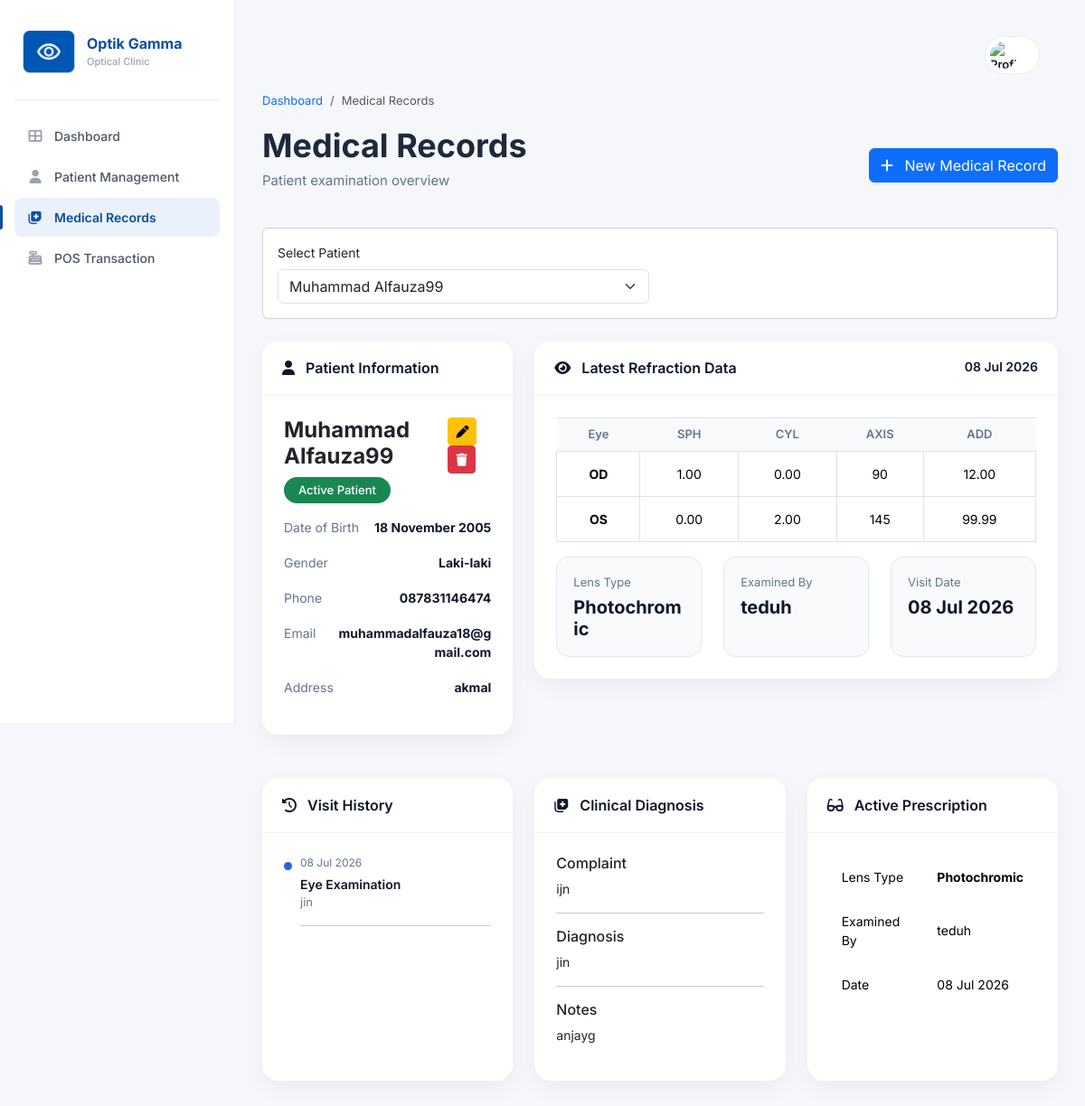
The page /medical/index.php?patient=2 on the database its author committed.
### tables this page shows
CREATE TABLE `patients` (
  `id` int(11) NOT NULL,
  `kode_pasien` varchar(20) NOT NULL,
  `nama` varchar(100) NOT NULL,
  `jenis_kelamin` enum('Laki-laki','Perempuan') NOT NULL,
  `tanggal_lahir` date NOT NULL,
  `no_hp` varchar(20) DEFAULT NULL,
  `email` varchar(100) DEFAULT NULL,
  `alamat` text DEFAULT NULL,
  `created_at` timestamp NOT NULL DEFAULT current_timestamp(),
  `last_visit` datetime DEFAULT current_timestamp()
);

CREATE TABLE `medical_records` (
  `id` int(11) NOT NULL,
  `patient_id` int(11) NOT NULL,
  `user_id` int(11) NOT NULL,
  `tanggal` date NOT NULL,
  `keluhan` text DEFAULT NULL,
  `diagnosis` text DEFAULT NULL,
  `sph_od` decimal(4,2) DEFAULT NULL,
  `cyl_od` decimal(4,2) DEFAULT NULL,
  `axis_od` int(11) DEFAULT NULL,
  `add_od` decimal(4,2) DEFAULT NULL,
  `sph_os` decimal(4,2) DEFAULT NULL,
  `cyl_os` decimal(4,2) DEFAULT NULL,
  `axis_os` int(11) DEFAULT NULL,
  `add_os` decimal(4,2) DEFAULT NULL,
  `jenis_lensa` varchar(100) DEFAULT NULL,
  `catatan` text DEFAULT NULL,
  `created_at` timestamp NOT NULL DEFAULT current_timestamp()
);

CREATE TABLE `users` (
  `id` int(11) NOT NULL,
  `nama` varchar(100) NOT NULL,
  `username` varchar(50) NOT NULL,
  `password` varchar(255) NOT NULL,
  `role` enum('Admin','Karyawan') NOT NULL,
  `no_hp` varchar(20) DEFAULT NULL,
  `email` varchar(100) DEFAULT NULL,
  `alamat` text DEFAULT NULL,
  `foto` varchar(255) DEFAULT 'default.png',
  `status` enum('Aktif','Nonaktif') DEFAULT 'Aktif',
  `created_at` timestamp NOT NULL DEFAULT current_timestamp()
);

### medical/index.php (the view, shortened to what the rows shown need)
<?php
include "../config/database.php";
$patient_id = isset($_GET['patient'])
    ? (int) $_GET['patient']
    : 0;
$patient = null;
$medical = null;
$history = [];
if ($patient_id) {
    $qPatient = mysqli_query($conn, "
        SELECT *
        FROM patients
        WHERE id='$patient_id'
    ");
    $patient = mysqli_fetch_assoc($qPatient);
    $qMedical = mysqli_query($conn, "
        SELECT
        medical_records.*,
        users.nama AS employee_name
        FROM medical_records
        JOIN users
        ON medical_records.user_id=users.id
        WHERE patient_id='$patient_id'
        ORDER BY tanggal DESC
        LIMIT 1
    ");
    $medical = mysqli_fetch_assoc($qMedical);
    $qHistory = mysqli_query($conn, "
        SELECT *
        FROM medical_records
        WHERE patient_id='$patient_id'
        ORDER BY tanggal DESC
    ");
    while ($row = mysqli_fetch_assoc($qHistory)) {
        $history[] = $row;
    }
}
?>
<!DOCTYPE html>
<html lang="id">
<head>
    <link href="https://cdn.jsdelivr.net/npm/bootstrap@5.3.3/dist/css/bootstrap.min.css" rel="stylesheet">
    <link rel="stylesheet" href="https://cdnjs.cloudflare.com/ajax/libs/font-awesome/6.6.0/css/all.min.css">
    <link rel="stylesheet" href="../assets/css/dashboard.css">
    <link rel="stylesheet" href="../assets/css/medical.css">
</head>
<body>
    <div class="app-shell">
        <main class="main">
            <div class="page-header">
                <div>
                    <h2>
                        Medical Records
                    </h2>
                </div>
            </div>
            <?php if ($patient) { ?>
                <div class="row">
                    <div class="col-lg-4">
                        <div class="card medical-card mb-4">
                            <div class="card-header">
                                <i class="fa-solid fa-user me-2"></i>
                                Patient Information
                            </div>
                            <div class="card-body">
                                <div class="d-flex justify-content-between align-items-start mb-3">
                                    <div>
                                        <h4 class="fw-bold mb-2">
                                            <?= $patient['nama']; ?>
                                        </h4>
                                        <span class="badge bg-success">
                                            Active Patient
                                        </span>
                                    </div>
                                    <?php if ($medical) { ?>
                                        <div>
                                            <a href="edit.php?id=<?= $medical['id']; ?>" class="btn btn-warning btn-sm me-1"
                                                title="Edit">
                                                <i class="fa-solid fa-pen"></i>
                                            </a>
                                            <a href="delete.php?id=<?= $medical['id']; ?>" class="btn btn-danger btn-sm"
                                                onclick="return confirm('Yakin ingin menghapus medical record ini?')"
                                                title="Delete">
                                                <i class="fa-solid fa-trash"></i>
                                            </a>
                                        </div>
                                    <?php } ?>
                                </div>
                                <div class="info-item">
                                    <span>Date of Birth</span>
                                    <strong>
                                        <?= date("d F Y", strtotime($patient['tanggal_lahir'])); ?>
                                    </strong>
                                </div>
                                <div class="info-item">
                                    <span>Gender</span>
                                    <strong>
                                        <?= $patient['jenis_kelamin']; ?>
                                    </strong>
                                </div>
                                <div class="info-item">
                                    <span>Phone</span>
                                    <strong>
                                        <?= $patient['no_hp']; ?>
                                    </strong>
                                </div>
                                <div class="info-item">
                                    <span>Email</span>
                                    <strong>
                                        <?= $patient['email']; ?>
                                    </strong>
                                </div>
                                <div class="info-item">
                                    <span>Address</span>
                                    <strong>
                                        <?= $patient['alamat']; ?>
                                    </strong>
                                </div>
                            </div>
                        </div>
                    </div>
                    <div class="col-lg-8">
                        <div class="card medical-card mb-4">
                            <div class="card-header d-flex justify-content-between">
                                <span>
                                    <i class="fa-solid fa-eye me-2"></i>
                                    Latest Refraction Data
                                </span>
                                <?php if ($medical) { ?>
                                    <small>
                                        <?= date("d M Y", strtotime($medical['tanggal'])); ?>
                                    </small>
                                <?php } ?>
                            </div>
                            <div class="card-body">
                                <?php if ($medical) { ?>
                                    <table class="table table-bordered text-center">
                                        <thead>
                                            <tr>
                                                <th>Eye</th>
                                                <th>SPH</th>
                                                <th>CYL</th>
                                                <th>AXIS</th>
                                                <th>ADD</th>
                                            </tr>
                                        </thead>
                                        <tbody>
                                            <tr>
                                                <td><strong>OD</strong></td>
                                                <td><?= $medical['sph_od']; ?></td>
                                                <td><?= $medical['cyl_od']; ?></td>
                                                <td><?= $medical['axis_od']; ?></td>
                                                <td><?= $medical['add_od']; ?></td>
                                            </tr>
                                            <tr>
                                                <td><strong>OS</strong></td>
                                                <td><?= $medical['sph_os']; ?></td>
                                                <td><?= $medical['cyl_os']; ?></td>
                                                <td><?= $medical['axis_os']; ?></td>
                                                <td><?= $medical['add_os']; ?></td>
                                            </tr>
                                        </tbody>
                                    </table>
                                    <div class="row mt-3">
                                        <div class="col-md-4">
                                            <div class="summary-box">
                                                <span>Lens Type</span>
                                                <h5>
                                                    <?= $medical['jenis_lensa']; ?>
                                                </h5>
                                            </div>
                                        </div>
                                        <div class="col-md-4">
                                            <div class="summary-box">
                                                <span>Examined By</span>
                                                <h5>
                                                    <?= $medical['employee_name']; ?>
                                                </h5>
                                            </div>
                                        </div>
                                        <div class="col-md-4">
                                            <div class="summary-box">
                                                <span>Visit Date</span>
                                                <h5>
                                                    <?= date("d M Y", strtotime($medical['tanggal'])); ?>
                                                </h5>
                                            </div>
                                        </div>
                                    </div>
                                <?php } else { ?>
                                    <div class="alert alert-warning mb-0">
                                        Belum ada pemeriksaan untuk pasien ini.
                                    </div>
                                <?php } ?>
                            </div>
                        </div>
                    </div>
                </div>
                <div class="row mt-4">
                    <div class="col-lg-4">
                        <div class="card medical-card h-100">
                            <div class="card-header">
                                <i class="fa-solid fa-clock-rotate-left me-2"></i>
                                Visit History
                            </div>
                            <div class="card-body">
                                <?php
                                if (count($history) > 0) {
                                    foreach ($history as $visit) {
                                        ?>
                                        <div class="history-item">
                                            <div class="history-date">
                                                <?= date("d M Y", strtotime($visit['tanggal'])); ?>
                                            </div>
                                            <div class="history-title">
                                                Eye Examination
                                            </div>
                                            <div class="history-desc">
                                                <?= $visit['diagnosis']; ?>
                                            </div>
                                            <hr>
                                        </div>
                                        <?php
                                    }
                                } ?>
                            </div>
                        </div>
                    </div>
                    <div class="col-lg-4">
                        <div class="card medical-card h-100">
                            <div class="card-header">
                                <i class="fa-solid fa-notes-medical me-2"></i>
                                Clinical Diagnosis
                            </div>
                            <div class="card-body">
                                <?php if ($medical) { ?>
                                    <h6>Complaint</h6>
                                    <p>
                                        <?= nl2br($medical['keluhan']); ?>
                                    </p>
                                    <hr>
                                    <h6>Diagnosis</h6>
                                    <p>
                                        <?= nl2br($medical['diagnosis']); ?>
                                    </p>
                                    <hr>
                                    <h6>Notes</h6>
                                    <p>
                                        <?= nl2br($medical['catatan']); ?>
                                    </p>
                                <?php } else { ?>
                                    <p class="text-muted">
                                        Belum ada diagnosis.
                                    </p>
                                <?php } ?>
                            </div>
                        </div>
                    </div>
                    <div class="col-lg-4">
                        <div class="card medical-card h-100">
                            <div class="card-header">
                                <i class="fa-solid fa-glasses me-2"></i>
                                Active Prescription
                            </div>
                            <div class="card-body">
                                <?php if ($medical) { ?>
                                    <table class="table table-borderless">
                                        <tr>
                                            <td>
                                                Lens Type
                                            </td>
                                            <td>
                                                <strong>
                                                    <?= $medical['jenis_lensa']; ?>
                                                </strong>
                                            </td>
                                        </tr>
                                        <tr>
                                            <td>
                                                Examined By
                                            </td>
                                            <td>
                                                <?= $medical['employee_name']; ?>
                                            </td>
                                        </tr>
                                        <tr>
                                            <td>
                                                Date
                                            </td>
                                            <td>
                                                <?= date("d M Y", strtotime($medical['tanggal'])); ?>
                                            </td>
                                        </tr>
                                    </table>
                                <?php } else { ?>
                                    <p class="text-muted">
                                        Belum ada data resep.
                                    </p>
                                <?php } ?>
                            </div>
                        </div>
                    </div>
                </div>
            <?php } ?>
        </main>
    </div>
</body>
</html>

### rows shown on the page
patients: nama "Muhammad Alfauza99", tanggal_lahir "18 November 2005", jenis_kelamin "Laki-laki", no_hp "087831146474", email "muhammadalfauza18@gmail.com", alamat "akmal"
medical_records: tanggal "08 Jul 2026", sph_od "1.00", cyl_od "0.00", axis_od "90", add_od "12.00", sph_os "0.00", cyl_os "2.00", axis_os "145", add_os "99.99", jenis_lensa "Photochromic", user.nama "teduh", diagnosis "jin", keluhan "ijn", catatan "anjayg"

### other values the page prints
form field patient "Muhammad Alfauza99"
